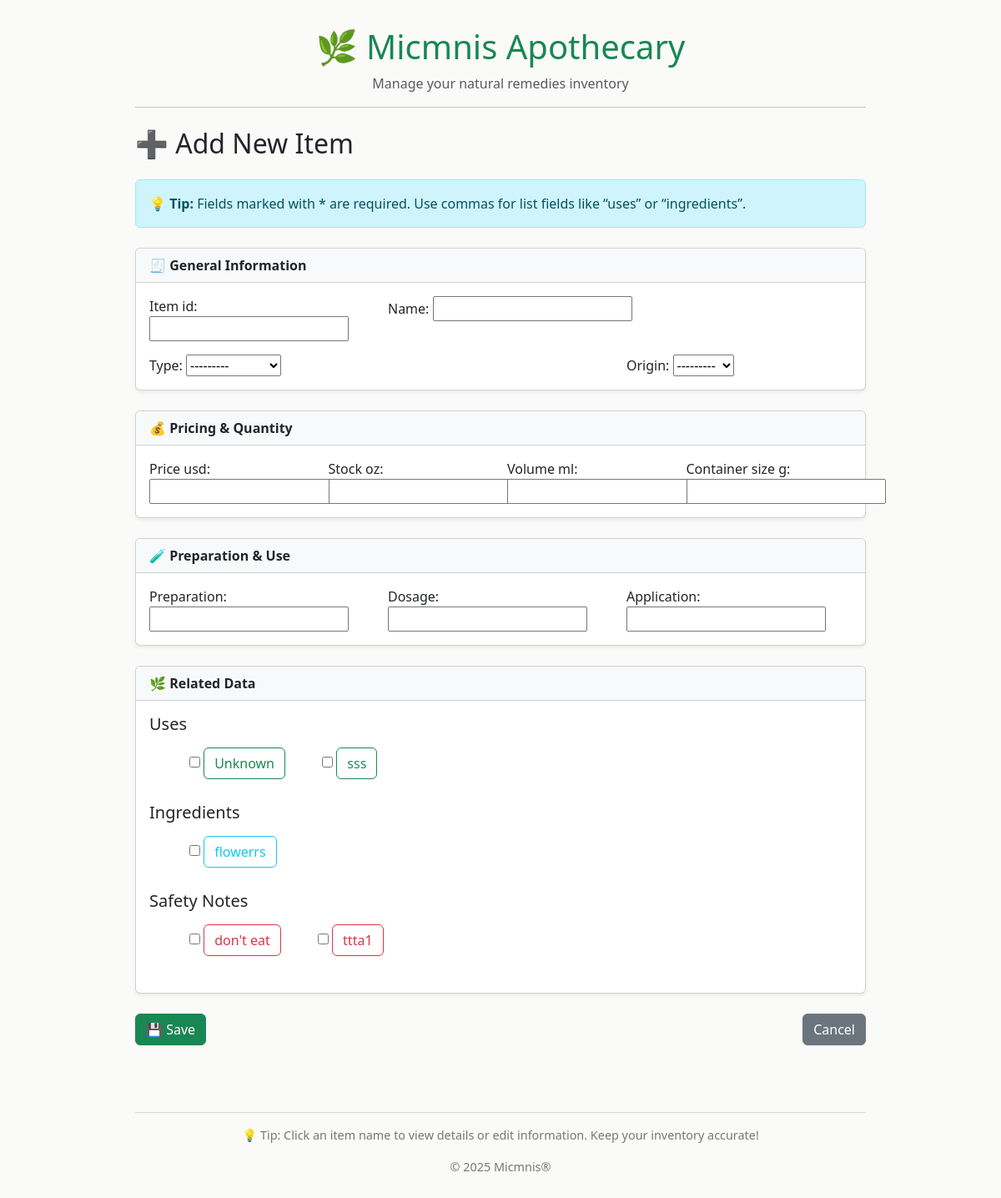
/item/new/ (signed in), run on the app's committed database.
### micmnis/models.py (models this page shows)
class Use(models.Model):
    name = models.CharField(max_length=100, unique=True)
    items = models.ManyToManyField(ApothecaryItem, related_name="uses", blank=True)
    def __str__(self):
        return self.name

class Ingredient(models.Model):
    name = models.CharField(max_length=100, unique=True)
    items = models.ManyToManyField(ApothecaryItem, related_name="ingredients", blank=True)
    def __str__(self):
        return self.name

class SafetyNote(models.Model):
    text = models.CharField(max_length=150)
    items = models.ManyToManyField(ApothecaryItem, related_name="safety_notes", blank=True)
    def __str__(self):
        return self.text

### micmnis/views_html.py (the view)
# urls.py: path('item/new/', views_html.inventory_create, name='inventory_create'),
@login_required
def inventory_create(request):
    if request.method == 'POST':
        form = ApothecaryItemForm(request.POST)
        if form.is_valid():
            form.save()  # Save the instance
            form.save_m2m()  # Ensure the many-to-many relationships are saved
            return redirect('inventory_list')
    else:
        form = ApothecaryItemForm()
    return render(request, 'micmnis/inventory_form.html', {'form': form})

### micmnis/forms.py (shortened to what this page needs)
class ApothecaryItemForm(forms.ModelForm):
    uses = forms.ModelMultipleChoiceField(
        queryset=Use.objects.all(),
        required=False,
        widget=forms.CheckboxSelectMultiple
    )
    ingredients = forms.ModelMultipleChoiceField(
        queryset=Ingredient.objects.all(),
        required=False,
        widget=forms.CheckboxSelectMultiple
    )
    safety_notes = forms.ModelMultipleChoiceField(
        queryset=SafetyNote.objects.all(),
        required=False,
        widget=forms.CheckboxSelectMultiple
    )
    class Meta:
        model = ApothecaryItem
        fields = '__all__'
    def __init__(self, *args, **kwargs):
        super().__init__(*args, **kwargs)
        if self.instance.pk:
            self.fields['uses'].initial = self.instance.uses.all()
            self.fields['ingredients'].initial = self.instance.ingredients.all()
            self.fields['safety_notes'].initial = self.instance.safety_notes.all()

### micmnis/models.py (called while the page is built)
    def __str__(self):
        return self.country

### micmnis/templates/micmnis/inventory_form.html (shortened to what this page needs)
{% extends "micmnis/base.html" %}
{% block content %}
<h2 class="mb-4">{{ form.instance.pk|yesno:"✏️ Edit Item,➕ Add New Item" }}</h2>
<div class="alert alert-info mb-4">
    💡 <strong>Tip:</strong> Fields marked with * are required. Use commas for list fields like “uses” or “ingredients”.
</div>
<form method="POST" class="mt-3">
    <div class="card mb-4 shadow-sm">
        <div class="card-header bg-light fw-bold">🧾 General Information</div>
        <div class="card-body row g-3">
            <div class="col-md-6 col-lg-4">
                {{ form.item_id.label_tag }} {{ form.item_id }}
            </div>
            <div class="col-md-6 col-lg-8">
                {{ form.name.label_tag }} {{ form.name }}
            </div>
            <div class="col-md-6 col-lg-4">
                {{ form.type.label_tag }} {{ form.type }}
            </div>
            <div class="col-md-6 col-lg-4">
            </div>
            <div class="col-md-6 col-lg-4">
                {{ form.origin.label_tag }} {{ form.origin }}
            </div>
        </div>
    </div>
    <div class="card mb-4 shadow-sm">
        <div class="card-header bg-light fw-bold">💰 Pricing & Quantity</div>
        <div class="card-body row g-3">
            <div class="col-md-6 col-lg-3">
                {{ form.price_usd.label_tag }} {{ form.price_usd }}
            </div>
            <div class="col-md-6 col-lg-3">
                {{ form.stock_oz.label_tag }} {{ form.stock_oz }}
            </div>
            <div class="col-md-6 col-lg-3">
                {{ form.volume_ml.label_tag }} {{ form.volume_ml }}
            </div>
            <div class="col-md-6 col-lg-3">
                {{ form.container_size_g.label_tag }} {{ form.container_size_g }}
            </div>
        </div>
    </div>
    <div class="card mb-4 shadow-sm">
        <div class="card-header bg-light fw-bold">🧪 Preparation & Use</div>
        <div class="card-body row g-3">
            <div class="col-md-6 col-lg-4">
                {{ form.preparation.label_tag }} {{ form.preparation }}
            </div>
            <div class="col-md-6 col-lg-4">
                {{ form.dosage.label_tag }} {{ form.dosage }}
            </div>
            <div class="col-md-6 col-lg-4">
                {{ form.application.label_tag }} {{ form.application }}
            </div>
        </div>
    </div>
    <div class="card mb-4 shadow-sm">
        <div class="card-header bg-light fw-bold">🌿 Related Data</div>
        <div class="card-body">
            <div class="mb-4">
                <h5 class="mb-3">Uses</h5>
                <div class="form-check form-check-inline">
                    {% for checkbox in form.uses %}
                    <div class="form-check form-check-inline">
                        {{ checkbox.tag }}
                        <label class="btn btn-outline-success" for="{{ checkbox.id_for_label }}">
                            {{ checkbox.choice_label }}
                        </label>
                    </div>
                    {% endfor %}
                </div>
            </div>
            <div class="mb-4">
                <h5 class="mb-3">Ingredients</h5>
                <div class="form-check form-check-inline">
                    {% for checkbox in form.ingredients %}
                    <div class="form-check form-check-inline">
                        {{ checkbox.tag }}
                        <label class="btn btn-outline-info" for="{{ checkbox.id_for_label }}">
                            {{ checkbox.choice_label }}
                        </label>
                    </div>
                    {% endfor %}
                </div>
            </div>
            <div class="mb-4">
                <h5 class="mb-3">Safety Notes</h5>
                <div class="form-check form-check-inline">
                    {% for checkbox in form.safety_notes %}
                    <div class="form-check form-check-inline">
                        {{ checkbox.tag }}
                        <label class="btn btn-outline-danger" for="{{ checkbox.id_for_label }}">
                            {{ checkbox.choice_label }}
                        </label>
                    </div>
                    {% endfor %}
                </div>
            </div>
        </div>
    </div>
    <div class="d-flex justify-content-between mt-4">
        <button type="submit" class="btn btn-success">💾 Save</button>
        <a href="{% url 'inventory_list' %}" class="btn btn-secondary">Cancel</a>
    </div>
</form>
{% endblock %}

### micmnis/templates/micmnis/base.html (style rules this page uses)
body { background-color: #fafaf8; font-family: 'Segoe UI', sans-serif; margin-top: 2rem; }

### data on the page
Use: choice_label "Unknown"
Use: choice_label "sss"
Ingredient: choice_label "flowerrs"
SafetyNote: choice_label "don't eat"
SafetyNote: choice_label "ttta1"

### other printed values
{{ now|default:"2025" }} "2025"
